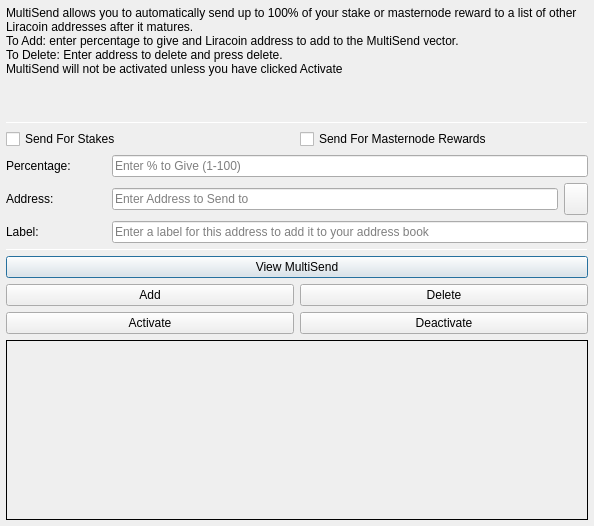
<?xml version="1.0" encoding="UTF-8"?>
<ui version="4.0">
 <class>MultiSendDialog</class>
 <widget class="QDialog" name="MultiSendDialog">
  <property name="windowModality">
   <enum>Qt::NonModal</enum>
  </property>
  <property name="geometry">
   <rect>
    <x>0</x>
    <y>0</y>
    <width>594</width>
    <height>526</height>
   </rect>
  </property>
  <property name="windowTitle">
   <string>MultiSend</string>
  </property>
  <layout class="QVBoxLayout" name="verticalLayout" stretch="0">
   <property name="margin">
    <number>6</number>
   </property>
   <item>
    <layout class="QVBoxLayout" name="verticalLayout_Main" stretch="1,1,1,0,1,1,1">
     <item>
      <widget class="QLabel" name="label_2">
       <property name="lineWidth">
        <number>1</number>
       </property>
       <property name="text">
        <string>MultiSend allows you to automatically send up to 100% of your stake or masternode reward to a list of other Liracoin addresses after it matures.
To Add: enter percentage to give and Liracoin address to add to the MultiSend vector.
To Delete: Enter address to delete and press delete.
MultiSend will not be activated unless you have clicked Activate</string>
       </property>
       <property name="alignment">
        <set>Qt::AlignLeading|Qt::AlignLeft|Qt::AlignTop</set>
       </property>
       <property name="wordWrap">
        <bool>true</bool>
       </property>
      </widget>
     </item>
     <item>
      <widget class="Line" name="line">
       <property name="minimumSize">
        <size>
         <width>0</width>
         <height>1</height>
        </size>
       </property>
       <property name="maximumSize">
        <size>
         <width>16777215</width>
         <height>1</height>
        </size>
       </property>
       <property name="orientation">
        <enum>Qt::Horizontal</enum>
       </property>
      </widget>
     </item>
     <item>
      <layout class="QVBoxLayout" name="verticalLayout_Settings">
       <item>
        <layout class="QHBoxLayout" name="horizontalLayout">
         <item>
          <widget class="QCheckBox" name="multiSendStakeCheckBox">
           <property name="text">
            <string>Send For Stakes</string>
           </property>
          </widget>
         </item>
         <item>
          <widget class="QCheckBox" name="multiSendMasternodeCheckBox">
           <property name="text">
            <string>Send For Masternode Rewards</string>
           </property>
          </widget>
         </item>
        </layout>
       </item>
       <item>
        <layout class="QHBoxLayout" name="horizontalLayout_6">
         <item>
          <widget class="QLabel" name="label">
           <property name="minimumSize">
            <size>
             <width>100</width>
             <height>0</height>
            </size>
           </property>
           <property name="toolTip">
            <string>Percentage of stake to send</string>
           </property>
           <property name="text">
            <string>Percentage:</string>
           </property>
          </widget>
         </item>
         <item>
          <widget class="QLineEdit" name="multiSendPercentEdit">
           <property name="toolTip">
            <string>Enter whole numbers 1 - 100</string>
           </property>
           <property name="placeholderText">
            <string>Enter % to Give (1-100)</string>
           </property>
          </widget>
         </item>
        </layout>
       </item>
       <item>
        <layout class="QHBoxLayout" name="horizontalLayout_7">
         <item>
          <widget class="QLabel" name="label_5">
           <property name="minimumSize">
            <size>
             <width>100</width>
             <height>0</height>
            </size>
           </property>
           <property name="toolTip">
            <string>Address to send portion of stake to</string>
           </property>
           <property name="text">
            <string>Address:</string>
           </property>
          </widget>
         </item>
         <item>
          <widget class="QLineEdit" name="multiSendAddressEdit">
           <property name="toolTip">
            <string/>
           </property>
           <property name="placeholderText">
            <string>Enter Address to Send to</string>
           </property>
          </widget>
         </item>
         <item>
          <widget class="QToolButton" name="addressBookButton">
           <property name="maximumSize">
            <size>
             <width>16777215</width>
             <height>32</height>
            </size>
           </property>
           <property name="toolTip">
            <string>Choose an address from the address book</string>
           </property>
           <property name="text">
            <string/>
           </property>
           <property name="icon">
            <iconset resource="../liracoin.qrc">
             <normaloff>:/icons/address-book</normaloff>:/icons/address-book</iconset>
           </property>
           <property name="shortcut">
            <string>Alt+A</string>
           </property>
          </widget>
         </item>
        </layout>
       </item>
      </layout>
     </item>
     <item>
      <layout class="QHBoxLayout" name="horizontalLayout_3">
       <item>
        <widget class="QLabel" name="label_3">
         <property name="minimumSize">
          <size>
           <width>100</width>
           <height>0</height>
          </size>
         </property>
         <property name="text">
          <string>Label:</string>
         </property>
        </widget>
       </item>
       <item>
        <widget class="QLineEdit" name="labelAddressLabelEdit">
         <property name="placeholderText">
          <string>Enter a label for this address to add it to your address book</string>
         </property>
        </widget>
       </item>
      </layout>
     </item>
     <item>
      <widget class="Line" name="line_2">
       <property name="minimumSize">
        <size>
         <width>0</width>
         <height>1</height>
        </size>
       </property>
       <property name="maximumSize">
        <size>
         <width>16777215</width>
         <height>1</height>
        </size>
       </property>
       <property name="orientation">
        <enum>Qt::Horizontal</enum>
       </property>
      </widget>
     </item>
     <item>
      <layout class="QVBoxLayout" name="verticalLayout_Buttons">
       <item>
        <layout class="QHBoxLayout" name="horizontalLayout_4">
         <item>
          <widget class="QPushButton" name="viewButton">
           <property name="toolTip">
            <string/>
           </property>
           <property name="statusTip">
            <string>View MultiSend Vector</string>
           </property>
           <property name="text">
            <string>View MultiSend</string>
           </property>
          </widget>
         </item>
        </layout>
       </item>
       <item>
        <layout class="QHBoxLayout" name="horizontalLayout_2">
         <item>
          <widget class="QPushButton" name="addButton">
           <property name="toolTip">
            <string/>
           </property>
           <property name="statusTip">
            <string>Add to MultiSend Vector</string>
           </property>
           <property name="text">
            <string>Add</string>
           </property>
          </widget>
         </item>
         <item>
          <widget class="QPushButton" name="deleteButton">
           <property name="toolTip">
            <string/>
           </property>
           <property name="statusTip">
            <string>Delete Address From MultiSend Vector</string>
           </property>
           <property name="text">
            <string>Delete</string>
           </property>
          </widget>
         </item>
        </layout>
       </item>
       <item>
        <layout class="QHBoxLayout" name="horizontalLayout_5">
         <item>
          <widget class="QPushButton" name="activateButton">
           <property name="statusTip">
            <string>Activate MultiSend</string>
           </property>
           <property name="text">
            <string>Activate</string>
           </property>
          </widget>
         </item>
         <item>
          <widget class="QPushButton" name="disableButton">
           <property name="statusTip">
            <string>Deactivate MultiSend</string>
           </property>
           <property name="text">
            <string>Deactivate</string>
           </property>
          </widget>
         </item>
        </layout>
       </item>
      </layout>
     </item>
     <item>
      <widget class="QLabel" name="message">
       <property name="minimumSize">
        <size>
         <width>0</width>
         <height>180</height>
        </size>
       </property>
       <property name="frameShape">
        <enum>QFrame::Panel</enum>
       </property>
       <property name="frameShadow">
        <enum>QFrame::Plain</enum>
       </property>
       <property name="lineWidth">
        <number>1</number>
       </property>
       <property name="midLineWidth">
        <number>1</number>
       </property>
       <property name="text">
        <string/>
       </property>
       <property name="alignment">
        <set>Qt::AlignLeading|Qt::AlignLeft|Qt::AlignTop</set>
       </property>
       <property name="wordWrap">
        <bool>true</bool>
       </property>
      </widget>
     </item>
    </layout>
   </item>
  </layout>
 </widget>
 <resources>
  <include location="../liracoin.qrc"/>
 </resources>
 <connections/>
</ui>
